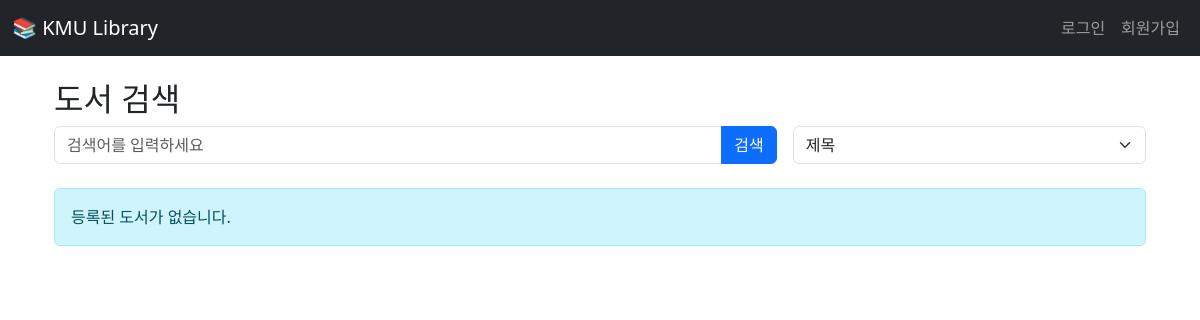
The page /library/search/ on the database as committed earlier.
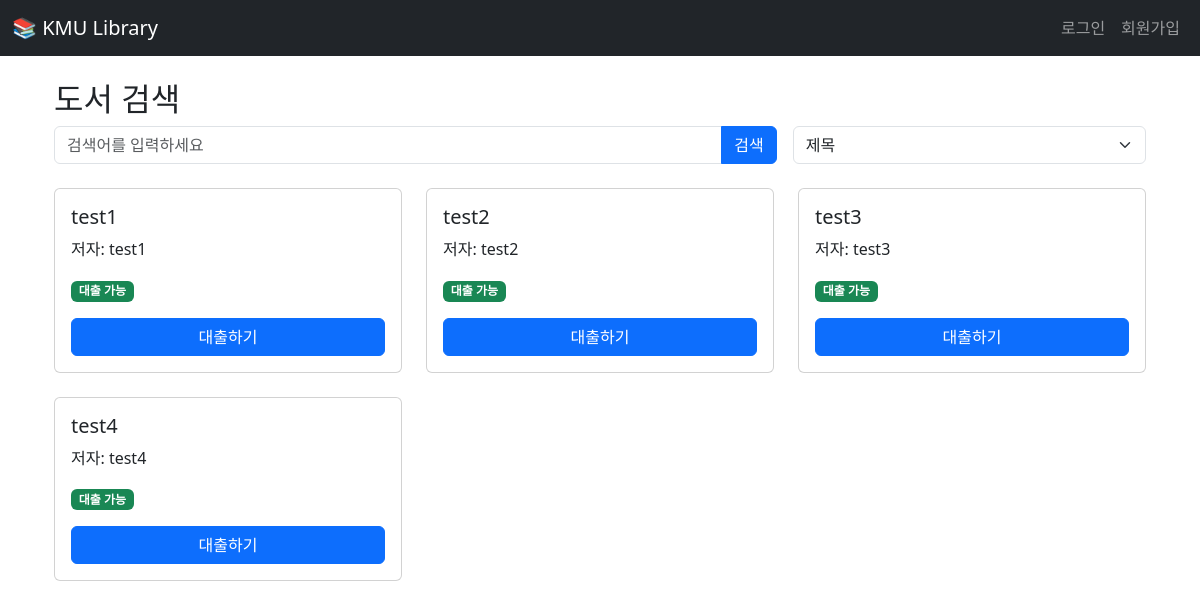
The same page on the database as committed later.
### library/models.py (models this page shows)
class Book(models.Model):
    bookID = models.AutoField(primary_key=True)
    title = models.CharField(max_length=200)
    author = models.CharField(max_length=100)
    available = models.BooleanField(default=True)

### library/views.py (the view)
# urls.py: path('search/', views.search_books, name='search_books'),
def search_books(request):
    query = request.GET.get('q', '')
    search_type = request.GET.get('type', 'title')
    if query:
        if search_type == 'title':
            books = Book.objects.filter(title__icontains=query)
        else:  # author
            books = Book.objects.filter(author__icontains=query)
    else:
        books = Book.objects.all()
    return render(request, 'library/search.html', {
        'books': books,
        'query': query,
        'search_type': search_type
    })

### templates/library/search.html (shortened to what this page needs)
{% extends 'base.html' %}
{% block content %}
<div class="container mt-4">
    <h2>도서 검색</h2>
    <form method="get" class="mb-4">
        <div class="row g-3">
            <div class="col-md-8">
                <div class="input-group">
                    <input type="text" name="q" class="form-control" placeholder="검색어를 입력하세요" value="{{ query }}">
                    <button type="submit" class="btn btn-primary">검색</button>
                </div>
            </div>
            <div class="col-md-4">
                <select name="type" class="form-select">
                    <option value="title" {% if search_type == 'title' %}selected{% endif %}>제목</option>
                </select>
            </div>
        </div>
    </form>
    {% if books %}
    <div class="row">
        {% for book in books %}
        <div class="col-md-4 mb-4">
            <div class="card h-100">
                <div class="card-body">
                    <h5 class="card-title">{{ book.title }}</h5>
                    <p class="card-text">저자: {{ book.author }}</p>
                    <p class="card-text">
                        <span class="badge {% if book.available %}bg-success{% else %}bg-danger{% endif %}">
                            {% if book.available %}대출 가능{% else %}대출 중{% endif %}
                        </span>
                    </p>
                    <div class="d-grid gap-2">
                        {% if book.available %}
                            <a href="{% url 'borrow_book' book.id %}" class="btn btn-primary">대출하기</a>
                        {% else %}
                            <a href="{% url 'reserve_book' book.id %}" class="btn btn-warning">예약하기</a>
                        {% endif %}
                    </div>
                </div>
            </div>
        </div>
        {% endfor %}
    </div>
    {% else %}
    <div class="alert alert-info">
        {% if query %}
            검색 결과가 없습니다.
        {% else %}
            등록된 도서가 없습니다.
        {% endif %}
    </div>
    {% endif %}
</div>
{% endblock %}

### templates/base.html (shortened to what this page needs)
<!DOCTYPE html>
<html lang="ko">
<head>
    <link href="https://cdn.jsdelivr.net/npm/bootstrap@5.3.0/dist/css/bootstrap.min.css" rel="stylesheet">
</head>
<body>
<nav class="navbar navbar-expand-lg navbar-dark bg-dark mb-4">
  <div class="container-fluid">
    <a class="navbar-brand" href="/">📚 KMU Library</a>
    <div class="collapse navbar-collapse">
      <ul class="navbar-nav ms-auto">
        {% if user.is_authenticated %}
          <li class="nav-item"><a class="nav-link" href="{% url 'logout' %}">로그아웃</a></li>
        {% else %}
          <li class="nav-item"><a class="nav-link" href="{% url 'login' %}">로그인</a></li>
          <li class="nav-item"><a class="nav-link" href="{% url 'signup' %}">회원가입</a></li>
        {% endif %}
      </ul>
    </div>
  </div>
</nav>
<div class="container">
    {% block content %}{% endblock %}
</div>
</body>
</html>

Rows that differ between the two databases and show on the page:
added Book: title "test1", author "test1", available "대출 가능"
added Book: title "test2", author "test2", available "대출 가능"
added Book: title "test3", author "test3", available "대출 가능"
added Book: title "test4", author "test4", available "대출 가능"
Other text that changed with them:
text no longer shown: "등록된 도서가 없습니다."
